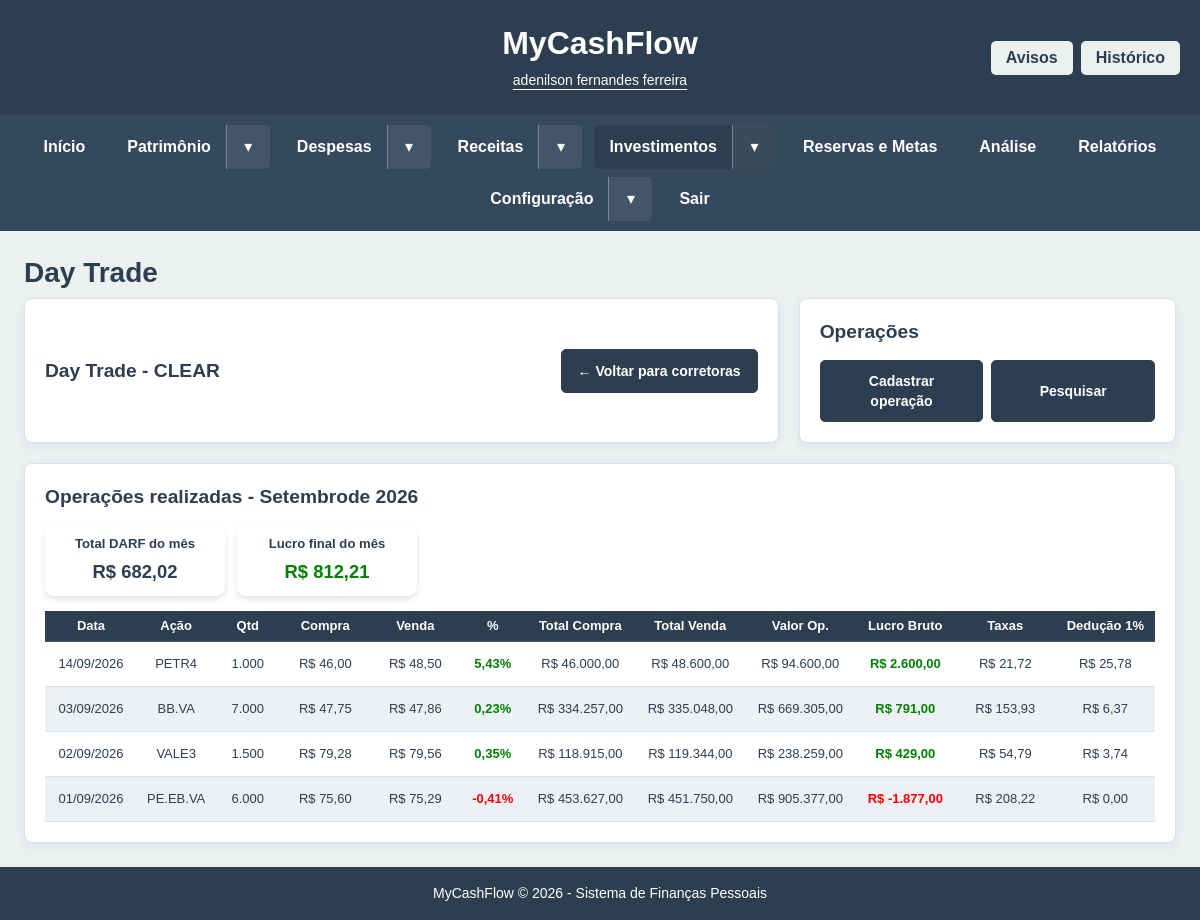
The app's page /views/daytrade.php?corretora_id=1 (signed in) with its own data.
### tables this page shows
CREATE TABLE `corretoras` (
  `id` int(11) NOT NULL,
  `nome` varchar(100) NOT NULL,
  `usuario_id` int(11) NOT NULL
);

CREATE TABLE `operacoes` (
  `id` int(11) NOT NULL,
  `corretora_id` int(11) NOT NULL,
  `data` date NOT NULL,
  `acao` varchar(20) NOT NULL,
  `quantidade` int(11) NOT NULL,
  `valor_compra` decimal(15,2) DEFAULT NULL,
  `valor_venda` decimal(15,2) DEFAULT NULL,
  `total_compra` decimal(15,2) NOT NULL DEFAULT 0.00,
  `total_venda` decimal(15,2) NOT NULL DEFAULT 0.00,
  `valor_operacao` decimal(15,2) NOT NULL DEFAULT 0.00,
  `lucro_bruto` decimal(15,2) NOT NULL DEFAULT 0.00,
  `taxas` decimal(15,2) NOT NULL DEFAULT 0.00,
  `deducao_1` decimal(15,2) NOT NULL DEFAULT 0.00,
  `imposto_20` decimal(15,2) NOT NULL DEFAULT 0.00,
  `lucro_desc` decimal(15,2) NOT NULL DEFAULT 0.00,
  `darf` decimal(15,2) NOT NULL DEFAULT 0.00,
  `lucro_final` decimal(15,2) NOT NULL DEFAULT 0.00,
  `criado_em` timestamp NOT NULL DEFAULT current_timestamp(),
  `usuario_id` int(11) NOT NULL
);

### views/daytrade/listar_operacoes.php (the view, shortened to what this page needs)
<?php
require_once __DIR__.'/../../config.php';
$corretora_id = isset($_GET['corretora_id'])
? (int)$_GET['corretora_id']
: 0;
$mes = isset($_GET['mes'])
? (int)$_GET['mes']
: (int)date('n');
$ano = isset($_GET['ano'])
? (int)$_GET['ano']
: (int)date('Y');
$stmt = $conn->prepare("
SELECT
id,
data,
acao,
quantidade,
valor_compra,
valor_venda,
total_compra,
total_venda,
valor_operacao,
lucro_bruto,
taxas,
deducao_1,
lucro_desc,
darf,
lucro_final
FROM (SELECT * FROM operacoes WHERE usuario_id = @mcf_usuario_id) AS operacoes
WHERE corretora_id = ?
AND MONTH(data) = ?
AND YEAR(data) = ?
ORDER BY data DESC, id DESC
");
$stmt->bind_param(
"iii",
$corretora_id,
$mes,
$ano
);
$stmt->execute();
$resultado = $stmt->get_result();
while ($operacao = $resultado->fetch_assoc()) {
$valor_compra = (float)$operacao['valor_compra'];
$valor_venda = (float)$operacao['valor_venda'];
$total_compra = (float)$operacao['total_compra'];
$total_venda = (float)$operacao['total_venda'];
$valor_operacao = (float)$operacao['valor_operacao'];
$lucro_bruto = (float)$operacao['lucro_bruto'];
$taxas = (float)$operacao['taxas'];
$deducao_1 = (float)$operacao['deducao_1'];
$percentual = 0;
if ($valor_compra > 0 && $valor_venda > 0) {
$percentual =
(($valor_venda - $valor_compra) / $valor_compra) * 100;
}
$classe_lucro_bruto =
$lucro_bruto > 0
? 'positivo'
: (
$lucro_bruto < 0
? 'negativo'
: 'neutro'
);
?>
<tr>
<td>
<?= date('d/m/Y', strtotime($operacao['data'])) ?>
</td>
<td>
<?= htmlspecialchars($operacao['acao'], ENT_QUOTES, 'UTF-8') ?>
</td>
<td>
<?= number_format((int)$operacao['quantidade'], 0, ',', '.') ?>
</td>
<td>
<?= $valor_compra > 0
? 'R$ ' . number_format($valor_compra, 2, ',', '.')
: '-'
?>
</td>
<td>
<?= $valor_venda > 0
? 'R$ ' . number_format($valor_venda, 2, ',', '.')
: '-'
?>
</td>
<td class="<?=
$percentual > 0
? 'positivo'
: (
$percentual < 0
? 'negativo'
: 'neutro'
)
?>">
<?= number_format($percentual, 2, ',', '.') ?>%
</td>
<td>
R$ <?= number_format($total_compra, 2, ',', '.') ?>
</td>
<td>
R$ <?= number_format($total_venda, 2, ',', '.') ?>
</td>
<td>
R$ <?= number_format($valor_operacao, 2, ',', '.') ?>
</td>
<td class="<?= $classe_lucro_bruto ?>">
R$ <?= number_format($lucro_bruto, 2, ',', '.') ?>
</td>
<td>
R$ <?= number_format($taxas, 2, ',', '.') ?>
</td>
<td>
R$ <?= number_format($deducao_1, 2, ',', '.') ?>
</td>
</tr>
<?php
}
?>

### views/daytrade.php (shortened to what this page needs)
<?php
require_once __DIR__ . '/../config.php';
$corretora_selecionada = isset($_GET['corretora_id'])
? (int)$_GET['corretora_id']
: 0;
$mes = isset($_GET['mes'])
? (int)$_GET['mes']
: (int)date('n');
$ano = isset($_GET['ano'])
? (int)$_GET['ano']
: (int)date('Y');
$corretoras = [];
$resultCorretoras = $conn->query("
SELECT id, nome
FROM (SELECT * FROM corretoras WHERE usuario_id = @mcf_usuario_id) AS corretoras
ORDER BY nome ASC
");
if ($resultCorretoras) {
while ($row = $resultCorretoras->fetch_assoc()) {
$corretoras[] = $row;
}
}
$nome_corretora_selecionada = '';
if ($corretora_selecionada > 0) {
$stmt = $conn->prepare("
SELECT nome
FROM (SELECT * FROM corretoras WHERE usuario_id = @mcf_usuario_id) AS corretoras
WHERE id = ?
");
if ($stmt) {
$stmt->bind_param(
"i",
$corretora_selecionada
);
$stmt->execute();
$resultado = $stmt->get_result();
if (
$resultado &&
$resultado->num_rows > 0
) {
$dadosCorretora =
$resultado->fetch_assoc();
$nome_corretora_selecionada =
$dadosCorretora['nome'];
} else {
$corretora_selecionada = 0;
}
}
}
$total_darf_mes = 0;
$total_lucro_final_mes = 0;
if ($corretora_selecionada > 0) {
$stmtResumo = $conn->prepare("
SELECT
COALESCE(SUM(darf), 0) AS total_darf,
COALESCE(SUM(lucro_final), 0) AS total_lucro_final
FROM (SELECT * FROM operacoes WHERE usuario_id = @mcf_usuario_id) AS operacoes
WHERE corretora_id = ?
AND MONTH(data) = ?
AND YEAR(data) = ?
");
if ($stmtResumo) {
$stmtResumo->bind_param(
"iii",
$corretora_selecionada,
$mes,
$ano
);
$stmtResumo->execute();
$resultadoResumo =
$stmtResumo->get_result();
if ($resultadoResumo) {
$resumo =
$resultadoResumo->fetch_assoc();
$total_darf_mes =
(float)$resumo['total_darf'];
$total_lucro_final_mes =
(float)$resumo['total_lucro_final'];
}
}
}
$nomesMeses = [
1 => 'Janeiro',
2 => 'Fevereiro',
3 => 'Março',
4 => 'Abril',
5 => 'Maio',
6 => 'Junho',
7 => 'Julho',
8 => 'Agosto',
9 => 'Setembro',
10 => 'Outubro',
11 => 'Novembro',
12 => 'Dezembro'
];
?>
<!DOCTYPE html>
<html lang="pt-br">
<head>
<link
rel="stylesheet"
href="/MyCashFlow/assets/css/style-daytrade.css?v=19"
>
</head>
<body>
<?php
include __DIR__ . '/../includes/header.php';
?>
<?php
include __DIR__ . '/../includes/menu.php';
?>
<main class="acoes-layout">
<h1 class="mcf-page-title">Day Trade</h1>
<?php if ($corretora_selecionada === 0): ?>
<div class="top-cards">
<div class="card-lista">
<h2>Corretoras cadastradas</h2>
<?php if (!empty($corretoras)): ?>
<ul>
<?php foreach ($corretoras as $corretora): ?>
<li>
<a
href="daytrade.php?corretora_id=<?= (int)$corretora['id'] ?>"
class="link-corretora"
>
<button
type="button"
class="btn-padrao btn-corretora"
>
<?= htmlspecialchars(
$corretora['nome'],
ENT_QUOTES,
'UTF-8'
) ?>
</button>
</a>
</li>
<?php endforeach; ?>
</ul>
<?php else: ?>
<p>Nenhuma corretora cadastrada.</p>
<?php endif; ?>
</div>
<div class="card-cadastro">
<h2>Cadastrar nova corretora</h2>
<form
class="form-acoes"
action="daytrade/salvar_corretora.php"
method="post"
>
<label for="corretora">
Nome da corretora
</label>
<input
type="text"
id="corretora"
name="corretora"
placeholder="Nome da Corretora"
maxlength="100"
required
>
<label for="nome_taxa">
Nome da taxa
</label>
<input
type="text"
id="nome_taxa"
name="nome_taxa"
placeholder="Nome da Taxa"
maxlength="100"
required
>
<label for="taxa_valor">
Valor da taxa (%)
</label>
<input
type="text"
id="taxa_valor"
name="taxa_valor"
placeholder="Ex.: 0,03645"
inputmode="decimal"
maxlength="15"
autocomplete="off"
required
>
<button
type="submit"
class="btn-padrao"
>
Salvar
</button>
<?= mcfCsrfField() ?></form>
</div>
<div class="card-cadastro">
<h2>Editar corretora</h2>
<?php if (!empty($corretoras)): ?>
<form
class="form-acoes"
id="form-editar-corretora"
>
<label for="editar_corretora_id">
Corretora
</label>
<select id="editar_corretora_id">
<option value="">
Selecione...
</option>
<?php foreach ($corretoras as $corretora): ?>
<option
value="<?= (int)$corretora['id'] ?>"
>
<?= htmlspecialchars(
$corretora['nome'],
ENT_QUOTES,
'UTF-8'
) ?>
</option>
<?php endforeach; ?>
</select>
<button
type="button"
class="btn-padrao"
id="btn-editar-corretora"
>
Editar taxas
</button>
</form>
<div
id="aviso-edicao"
style="display:none;margin-top:10px;"
>
Selecione uma corretora.
</div>
<?php else: ?>
<p>Cadastre uma corretora primeiro.</p>
<?php endif; ?>
</div>
</div>
<?php else: ?>
<div class="topo-operacoes">
<div class="card-lista card-corretora-topo">
<div class="cabecalho-operacao">
<h2>
Day Trade -
<?= htmlspecialchars(
$nome_corretora_selecionada,
ENT_QUOTES,
'UTF-8'
) ?>
</h2>
<a href="daytrade.php">
<button
type="button"
class="btn-padrao"
>
← Voltar para corretoras
</button>
</a>
</div>
</div>
<div class="card-cadastro card-acoes-topo">
<h2>Operações</h2>
<div class="botoes-operacoes">
<button
type="button"
class="btn-padrao"
id="btn-mostrar-cadastro"
>
Cadastrar operação
</button>
<button
type="button"
class="btn-padrao"
id="btn-mostrar-pesquisa"
>
Pesquisar
</button>
</div>
</div>
</div>
<div class="bottom-card">
<div class="card-lista">
<h2>
Operações realizadas -
<?= $nomesMeses[$mes] ?>
de
<?= $ano ?>
</h2>
<div class="resumo-operacoes">
<div class="resumo-card">
<h3>Total DARF do mês</h3>
<strong>
R$
<?= number_format(
$total_darf_mes,
2,
',',
'.'
) ?>
</strong>
</div>
<div class="resumo-card">
<h3>Lucro final do mês</h3>
<strong
class="<?=
$total_lucro_final_mes > 0
? 'positivo'
: (
$total_lucro_final_mes < 0
? 'negativo'
: 'neutro'
)
?>"
>
R$
<?= number_format(
$total_lucro_final_mes,
2,
',',
'.'
) ?>
</strong>
</div>
</div>
<div class="tabela-responsiva">
<table class="tabela-acoes">
<thead>
<tr>
<th>Data</th>
<th>Ação</th>
<th>Qtd</th>
<th>Compra</th>
<th>Venda</th>
<th>%</th>
<th>Total Compra</th>
<th>Total Venda</th>
<th>Valor Op.</th>
<th>Lucro Bruto</th>
<th>Taxas</th>
<th>Dedução 1%</th>
</tr>
</thead>
<tbody id="operacoes-body">
<?php
include __DIR__ .
'/daytrade/listar_operacoes.php';
?>
</tbody>
</table>
</div>
</div>
</div>
<?php endif; ?>
</main>
<?php
include __DIR__ . '/../includes/footer.php';
?>
</body>
</html>

### assets/css/style-daytrade.css (style rules this page uses)
.acoes-layout { flex: 1; display: flex; flex-direction: column; align-items: center; padding: 20px; width: 100%; max-width: 1700px; margin: auto; box-sizing: border-box; }
.topo-operacoes { display: grid; grid-template-columns: minmax(0, 2fr) minmax(320px, 1fr); gap: 20px; width: 100%; margin-bottom: 20px; align-items: stretch; }
.card-corretora-topo, .card-acoes-topo { margin: 0; height: 100%; }
.card-corretora-topo { display: flex; align-items: center; }
.card-corretora-topo .cabecalho-operacao { width: 100%; }
.card-acoes-topo { display: flex; flex-direction: column; justify-content: center; }
.card-acoes-topo h2 { margin-bottom: 12px; }
.botoes-operacoes { display: flex; gap: 10px; flex-wrap: wrap; }
.botoes-operacoes .btn-padrao { flex: 1 1 140px; }
.bottom-card { width: 100%; }
.card-cadastro, .card-lista { background: #fff; padding: 20px; border-radius: 12px; box-shadow: 0 4px 8px rgba(0,0,0,0.15); transition: transform 0.2s ease, box-shadow 0.2s ease; box-sizing: border-box; }
.card-cadastro h2, .card-lista h2 { margin-top: 0; margin-bottom: 15px; font-size: 1.2rem; color: #2C3E50; font-weight: bold; }
.form-acoes button, .btn-padrao { background: #2C3E50; color: white; border: none; cursor: pointer; font-weight: bold; border-radius: 6px; padding: 10px; font-size: 0.95rem; transition: background 0.2s ease, transform 0.1s ease; box-sizing: border-box; }
.card-lista a { text-decoration: none; }
.cabecalho-operacao { display: flex; justify-content: space-between; align-items: center; gap: 20px; width: 100%; }
.cabecalho-operacao h2 { margin: 0; }
.tabela-responsiva { width: 100%; overflow-x: auto; -webkit-overflow-scrolling: touch; }
.tabela-acoes { width: 100%; border-collapse: collapse; background: white; box-shadow: 0 4px 8px rgba(0,0,0,0.2); table-layout: auto; }
.tabela-acoes th, .tabela-acoes td { padding: 8px 6px; text-align: center; border-bottom: 1px solid #ddd; white-space: nowrap; vertical-align: middle; font-size: 0.78rem; }
.tabela-acoes th { background: #2C3E50; color: white; font-weight: bold; font-size: 0.76rem; }
.tabela-acoes tbody tr:nth-child(even) { background: #f9f9f9; }
.tabela-acoes td:nth-child(1), .tabela-acoes th:nth-child(1) { min-width: 72px; }
.tabela-acoes td:nth-child(2), .tabela-acoes th:nth-child(2) { min-width: 55px; }
.tabela-acoes td:nth-child(3), .tabela-acoes th:nth-child(3) { min-width: 45px; }
.tabela-acoes td:nth-child(4), .tabela-acoes th:nth-child(4), .tabela-acoes td:nth-child(5), .tabela-acoes th:nth-child(5) { min-width: 70px; }
.tabela-acoes td:nth-child(6), .tabela-acoes th:nth-child(6) { min-width: 45px; }
.tabela-acoes td:nth-child(7), .tabela-acoes th:nth-child(7), .tabela-acoes td:nth-child(8), .tabela-acoes th:nth-child(8), .tabela-acoes td:nth-child(9), .tabela-acoes th:nth-child(9) { min-width: 90px; }
.tabela-acoes td:nth-child(10), .tabela-acoes th:nth-child(10), .tabela-acoes td:nth-child(11), .tabela-acoes th:nth-child(11), .tabela-acoes td:nth-child(12), .tabela-acoes th:nth-child(12), .tabela-acoes td:nth-child(13), .tabela-acoes th:nth-child(13), .tabela-acoes td:nth-child(14), .tabela-acoes th:nth-child(14), .tabela-acoes td:nth-child(15), .tabela-acoes th:nth-child(15) { min-width: 80px; }
.positivo { color: green; font-weight: bold; }
.negativo { color: red; font-weight: bold; }
.resumo-operacoes { display: flex; justify-content: flex-start; align-items: stretch; gap: 12px; width: 100%; margin-bottom: 15px; flex-wrap: wrap; }
.resumo-card { background: #fff; padding: 10px 16px; border-radius: 9px; box-shadow: 0 3px 6px rgba(0,0,0,0.12); box-sizing: border-box; text-align: center; min-width: 180px; max-width: 230px; flex: 0 0 auto; transition: transform 0.2s ease, box-shadow 0.2s ease; }
.resumo-card h3 { margin: 0 0 5px 0; font-size: 0.82rem; font-weight: bold; color: #2C3E50; }
.resumo-card strong { font-size: 1.15rem; font-weight: bold; color: #2C3E50; }
.resumo-card strong.positivo { color: green; }
@media (max-width: 1400px) { .acoes-layout { padding: 15px; } }
@media (max-width: 1400px) { .tabela-acoes th, .tabela-acoes td { padding: 7px 5px; font-size: 0.74rem; } }
@media (max-width: 1400px) { .tabela-acoes th { font-size: 0.72rem; } }
.tabela-acoes tbody tr:nth-child(odd) { background: #fff; }
.tabela-acoes tbody tr:nth-child(even) { background: #f0f0f0; }

### assets/css/style.css (style rules this page uses)
body { margin: 0; font-family: Arial, sans-serif; background-color: #ECF0F1; min-height: 100vh; display: flex; flex-direction: column; }

### records on screen
corretoras: nome "CLEAR"
operacoes: data "14/09/2026", acao "PETR4", quantidade "1.000", valor_compra "46,00", valor_venda "48,50", percentual "5,43", total_compra "46.000,00", total_venda "48.600,00", valor_operacao "94.600,00", lucro_bruto "2.600,00", taxas "21,72", deducao_1 "25,78"
operacoes: data "03/09/2026", acao "BB.VA", quantidade "7.000", valor_compra "47,75", valor_venda "47,86", percentual "0,23", total_compra "334.257,00", total_venda "335.048,00", valor_operacao "669.305,00", lucro_bruto "791,00", taxas "153,93", deducao_1 "6,37"
operacoes: data "02/09/2026", acao "VALE3", quantidade "1.500", valor_compra "79,28", valor_venda "79,56", percentual "0,35", total_compra "118.915,00", total_venda "119.344,00", valor_operacao "238.259,00", lucro_bruto "429,00", taxas "54,79", deducao_1 "3,74"
operacoes: data "01/09/2026", acao "PE.EB.VA", quantidade "6.000", valor_compra "75,60", valor_venda "75,29", percentual "-0,41", total_compra "453.627,00", total_venda "451.750,00", valor_operacao "905.377,00", lucro_bruto "-1.877,00", taxas "208,22", deducao_1 "0,00"

### other values on screen
mcfRotuloUsuario() "adenilson fernandes ferreira"
$menuEscape($menuRotulo) "Início"
$menuEscape($menuRotulo) "Patrimônio"
$menuEscape($menuRotulo) "Despesas"
$menuEscape($menuRotulo) "Receitas"
$menuEscape($menuRotulo) "Investimentos"
$menuEscape($menuRotulo) "Reservas e Metas"
$menuEscape($menuRotulo) "Análise"
$menuEscape($menuRotulo) "Relatórios"
$menuEscape($menuRotulo) "Configuração"
$menuEscape($menuRotulo) "Sair"
$nomesMeses[$mes] "Setembro"
$ano "2026"
$total_darf_mes "682,02"
$total_lucro_final_mes "812,21"
